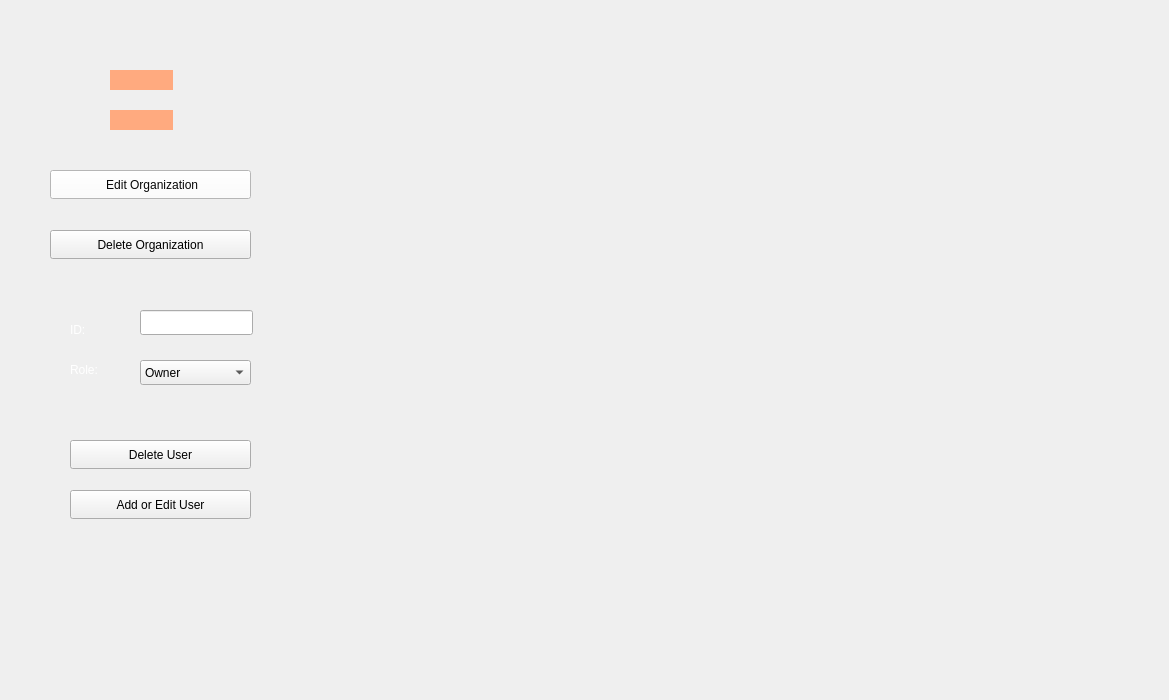
<?xml version="1.0" encoding="UTF-8"?>
<ui version="4.0">
 <class>OrgDialog</class>
 <widget class="QWidget" name="OrgDialog">
  <property name="geometry">
   <rect>
    <x>0</x>
    <y>0</y>
    <width>1169</width>
    <height>700</height>
   </rect>
  </property>
  <property name="windowTitle">
   <string>Form</string>
  </property>
  <widget class="QLabel" name="img">
   <property name="geometry">
    <rect>
     <x>-20</x>
     <y>0</y>
     <width>1211</width>
     <height>701</height>
    </rect>
   </property>
   <property name="styleSheet">
    <string notr="true">image: url(:/dashboard/dashboard.png);</string>
   </property>
   <property name="text">
    <string/>
   </property>
  </widget>
  <widget class="QPushButton" name="editorg">
   <property name="geometry">
    <rect>
     <x>50</x>
     <y>170</y>
     <width>201</width>
     <height>29</height>
    </rect>
   </property>
   <property name="styleSheet">
    <string notr="true">color: rgb(7, 7, 7);
background-color: rgb(255, 255, 255);</string>
   </property>
   <property name="text">
    <string> Edit Organization</string>
   </property>
  </widget>
  <widget class="QPushButton" name="deleteorg">
   <property name="geometry">
    <rect>
     <x>50</x>
     <y>230</y>
     <width>201</width>
     <height>29</height>
    </rect>
   </property>
   <property name="text">
    <string>Delete Organization</string>
   </property>
  </widget>
  <widget class="QComboBox" name="roleComboBox">
   <property name="geometry">
    <rect>
     <x>140</x>
     <y>360</y>
     <width>111</width>
     <height>25</height>
    </rect>
   </property>
   <item>
    <property name="text">
     <string>Owner</string>
    </property>
   </item>
   <item>
    <property name="text">
     <string>Admin</string>
    </property>
   </item>
   <item>
    <property name="text">
     <string>User</string>
    </property>
   </item>
  </widget>
  <widget class="QLabel" name="roleLabel">
   <property name="geometry">
    <rect>
     <x>70</x>
     <y>360</y>
     <width>41</width>
     <height>20</height>
    </rect>
   </property>
   <property name="styleSheet">
    <string notr="true">color: rgb(255, 255, 255);</string>
   </property>
   <property name="text">
    <string>Role:</string>
   </property>
  </widget>
  <widget class="QLabel" name="idLabel">
   <property name="geometry">
    <rect>
     <x>70</x>
     <y>320</y>
     <width>31</width>
     <height>20</height>
    </rect>
   </property>
   <property name="styleSheet">
    <string notr="true">color: rgb(255, 255, 255);</string>
   </property>
   <property name="text">
    <string>ID:</string>
   </property>
  </widget>
  <widget class="QLineEdit" name="idLineEdit">
   <property name="geometry">
    <rect>
     <x>140</x>
     <y>310</y>
     <width>113</width>
     <height>25</height>
    </rect>
   </property>
  </widget>
  <widget class="QPushButton" name="delete_user">
   <property name="geometry">
    <rect>
     <x>70</x>
     <y>440</y>
     <width>181</width>
     <height>29</height>
    </rect>
   </property>
   <property name="text">
    <string>Delete User</string>
   </property>
  </widget>
  <widget class="QPushButton" name="addOrEditUser">
   <property name="geometry">
    <rect>
     <x>70</x>
     <y>490</y>
     <width>181</width>
     <height>29</height>
    </rect>
   </property>
   <property name="text">
    <string>Add or Edit User</string>
   </property>
  </widget>
  <widget class="QLabel" name="nameLabel">
   <property name="geometry">
    <rect>
     <x>110</x>
     <y>70</y>
     <width>63</width>
     <height>20</height>
    </rect>
   </property>
   <property name="styleSheet">
    <string notr="true">color: rgb(255, 255, 255);
background-color: rgb(255, 170, 127);</string>
   </property>
   <property name="text">
    <string/>
   </property>
  </widget>
  <widget class="QLabel" name="descriptionLabel">
   <property name="geometry">
    <rect>
     <x>110</x>
     <y>110</y>
     <width>63</width>
     <height>20</height>
    </rect>
   </property>
   <property name="styleSheet">
    <string notr="true">color: rgb(255, 255, 255);
background-color: rgb(255, 170, 127);</string>
   </property>
   <property name="text">
    <string/>
   </property>
  </widget>
 </widget>
 <resources/>
 <connections/>
</ui>
